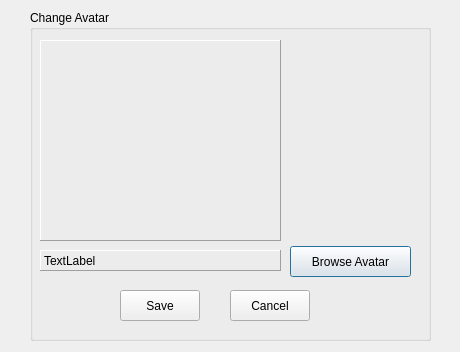
<?xml version="1.0" encoding="UTF-8"?>
<ui version="4.0">
 <class>ChangeAvatar</class>
 <widget class="QDialog" name="ChangeAvatar">
  <property name="geometry">
   <rect>
    <x>0</x>
    <y>0</y>
    <width>460</width>
    <height>352</height>
   </rect>
  </property>
  <property name="windowTitle">
   <string>Dialog</string>
  </property>
  <widget class="QLabel" name="label_2">
   <property name="geometry">
    <rect>
     <x>0</x>
     <y>0</y>
     <width>461</width>
     <height>351</height>
    </rect>
   </property>
   <property name="styleSheet">
    <string notr="true">border-image: url(:/resources/background/picklit.jpg);</string>
   </property>
   <property name="text">
    <string/>
   </property>
  </widget>
  <widget class="QGroupBox" name="groupBox">
   <property name="geometry">
    <rect>
     <x>30</x>
     <y>10</y>
     <width>401</width>
     <height>331</height>
    </rect>
   </property>
   <property name="title">
    <string>Change Avatar</string>
   </property>
   <widget class="QLabel" name="label">
    <property name="geometry">
     <rect>
      <x>10</x>
      <y>30</y>
      <width>241</width>
      <height>201</height>
     </rect>
    </property>
    <property name="frameShape">
     <enum>QFrame::Panel</enum>
    </property>
    <property name="frameShadow">
     <enum>QFrame::Raised</enum>
    </property>
    <property name="text">
     <string/>
    </property>
   </widget>
   <widget class="QLabel" name="label_3">
    <property name="geometry">
     <rect>
      <x>10</x>
      <y>240</y>
      <width>241</width>
      <height>21</height>
     </rect>
    </property>
    <property name="frameShape">
     <enum>QFrame::Panel</enum>
    </property>
    <property name="frameShadow">
     <enum>QFrame::Raised</enum>
    </property>
    <property name="text">
     <string>TextLabel</string>
    </property>
   </widget>
   <widget class="QPushButton" name="pushButton">
    <property name="geometry">
     <rect>
      <x>260</x>
      <y>236</y>
      <width>121</width>
      <height>31</height>
     </rect>
    </property>
    <property name="text">
     <string>Browse Avatar</string>
    </property>
    <property name="icon">
     <iconset resource="resources.qrc">
      <normaloff>:/resources/newIcons/App-user-icon.png</normaloff>:/resources/newIcons/App-user-icon.png</iconset>
    </property>
    <property name="iconSize">
     <size>
      <width>24</width>
      <height>24</height>
     </size>
    </property>
   </widget>
   <widget class="QPushButton" name="pushButton_2">
    <property name="geometry">
     <rect>
      <x>90</x>
      <y>280</y>
      <width>80</width>
      <height>31</height>
     </rect>
    </property>
    <property name="text">
     <string>Save</string>
    </property>
    <property name="icon">
     <iconset resource="resources.qrc">
      <normaloff>:/resources/newIcons/check-icon.png</normaloff>:/resources/newIcons/check-icon.png</iconset>
    </property>
    <property name="iconSize">
     <size>
      <width>24</width>
      <height>24</height>
     </size>
    </property>
   </widget>
   <widget class="QPushButton" name="pushButton_3">
    <property name="geometry">
     <rect>
      <x>200</x>
      <y>280</y>
      <width>80</width>
      <height>31</height>
     </rect>
    </property>
    <property name="text">
     <string>Cancel</string>
    </property>
    <property name="icon">
     <iconset resource="resources.qrc">
      <normaloff>:/resources/newIcons/missed-calls-icon.png</normaloff>:/resources/newIcons/missed-calls-icon.png</iconset>
    </property>
    <property name="iconSize">
     <size>
      <width>24</width>
      <height>24</height>
     </size>
    </property>
   </widget>
  </widget>
 </widget>
 <resources>
  <include location="resources.qrc"/>
 </resources>
 <connections/>
</ui>
